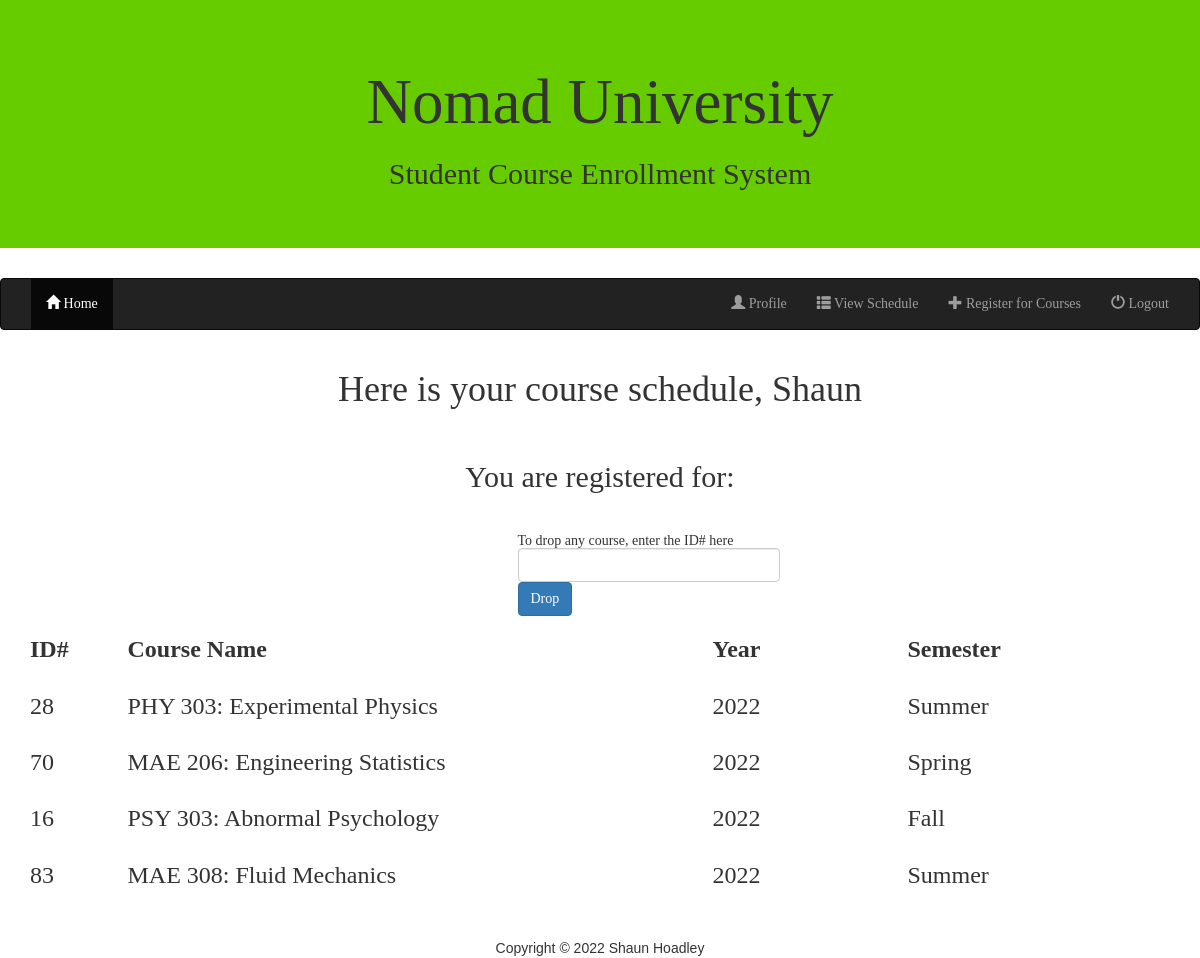
/viewSchedule.php (signed in), run on the app's committed database.
### tables this page shows
CREATE TABLE `offering` (
  `offering_id` int(10) NOT NULL,
  `course_id` int(10) NOT NULL,
  `year` year(4) NOT NULL,
  `semester` varchar(250) NOT NULL
);

CREATE TABLE `course` (
  `course_id` int(10) NOT NULL,
  `courseName` varchar(250) NOT NULL,
  `maxStudents` int(11) NOT NULL
);

### classes/dbh.classes.php (called while the page is built)
<?php
class Dbh {
    public function connect() {
        try {
            $username = "root";
            $password = "";
            $pdo = new PDO('mysql:host=localhost;dbname=cst499;charset=utf8mb4', $username, $password);
            $pdo->setAttribute(PDO::ATTR_ERRMODE, PDO::ERRMODE_EXCEPTION);
            $pdo->setAttribute(PDO::ATTR_DEFAULT_FETCH_MODE, PDO::FETCH_ASSOC);
            $pdo->setAttribute(PDO::ATTR_EMULATE_PREPARES, false);
            return $pdo;
        }
        catch (PDOException $e) {
            print "Error!: " . $e->getMessage() . "<br/>";
            die();
        }
    }
}

### viewSchedule.php (the view, shortened to what this page needs)
<?php
    include_once 'classes/dbh.classes.php'
?>
<!DOCTYPE html>
<html lang="en">
<head>
    <link rel="stylesheet" href="http://maxcdn.bootstrapcdn.com/bootstrap/3.3.6/css/bootstrap.min.css">
    <link rel="stylesheet" href="index.css">
</head>
<body>
    <?php include 'header.php';?>
    <div style='margin-bottom:60px' class="container text-center">
        <?php
            if(!isset($_SESSION['username'])) {
                echo "<h1>Course Schedule Page</h1>";
                echo "<h3>Please login or register</h3>";
            }
            else {
                echo "<h1>Here is your course schedule, ".$_SESSION['username']."</h1><br>";
                echo "<h2>You are registered for:</h2><br>";
                echo "<div class='row'><h5>";
                    echo "<form method='post'>";
                    echo "<div class='col-sm-5 text-left'></div>";
                    echo "<div class='col-sm-3 text-left'>";
                        echo "To drop any course, enter the ID# here <input type='text' class='form-control' id='drop' name='dropClass' autocomplete='off'><button type='submit' class='btn btn-primary' name='dropButton'>Drop</button></div>";
                    echo "</form></h5>";
                echo "</div>";
                echo "<div class='row'>";
                    echo "<div class='col-sm-1 text-left'>";
                        echo "<h3><strong>ID#</strong></h3>";
                    echo "</div>";
                    echo "<div class='col-sm-6 text-left'>";
                        echo "<h3><strong>Course Name</strong></h3>";
                    echo "</div>";
                    echo "<div class='col-sm-2 text-left'>";
                        echo "<h3><strong>Year</strong></h3>";
                    echo "</div>";
                    echo "<div class='col-sm-3 text-left'>";
                        echo "<h3><strong>Semester</strong></h3>";
                    echo "</div></div>";
                $courses = displayCourseSchedule($_SESSION['userId']);
            }
        ?>
    </div>
    <?php include_once 'footer.php';?>
</body>
</html>
<?php
    function displayCourseSchedule($userId) {
        $pdo = new Dbh;
        $sql =  "SELECT enrollment.users_id, offering.offering_id, course.courseName, offering.year, offering.semester
            FROM ((enrollment
                INNER JOIN offering ON enrollment.offering_id = offering.offering_id
                    AND enrollment.users_id = $userId)
                INNER JOIN course ON course.course_id = offering.course_id)";
        $stmt = $pdo->connect() -> prepare($sql);
        $stmt -> execute();
        $results = $stmt -> fetchAll();
        foreach($results as $row){
            $courses[] = array((string)$row['courseName'], (string)$row['year'], (string)$row['semester'], (string)$row['offering_id']);
            echo "<div class='row'>";
                echo "<div class='col-sm-1 text-left'>";
                    echo "<h3>".(string)$row['offering_id']."</h3>";
                echo "</div>";
                echo "<div class='col-sm-6 text-left'>";
                    echo "<h3>".(string)$row['courseName']."</h3>";
                echo "</div>";
                echo "<div class='col-sm-2 text-left'>";
                    echo "<h3>".(string)$row['year']."</h3>";
                echo "</div>";
                echo "<div class='col-sm-3 text-left'>";
                    echo "<h3>".(string)$row['semester']."</h3>";
                echo "</div>";
            echo "</div>";
        }
            return $courses;
    }
?>

### header.php (shortened to what this page needs)
<!DOCTYPE html>
<html lang="en">
<head>
    <link rel="stylesheet" href="http://maxcdn.bootstrapcdn.com/bootstrap/3.3.6/css/bootstrap.min.css">
</head>
<body style="font-family:Impact">
	<div class="jumbotron" style="background-color:#66cc00">
	    <div class="container text-center">
	        <h1>Nomad University</h1>
	        <h2>Student Course Enrollment System</h2>
	    </div>
	</div>
		<nav class="navbar navbar-inverse">
		    <div class="container-fluid">
		        <div class="collapse navbar-collapse" id="myNavbar">
		            <ul class="nav navbar-nav">
		                <li class="active"><a href="index.php"><span class="glyphicon glyphicon-home"></span> Home</a></li>
		            </ul>
		            <ul class="nav navbar-nav navbar-right">
						<?php
					        if(isset($_SESSION['username']))
					        {
					            echo '<li><a href="profile.php"><span class="glyphicon glyphicon-user"></span> Profile</a></li>';
					            echo '<li><a href="viewSchedule.php"><span class="glyphicon glyphicon-th-list"></span> View Schedule</a></li>';
					            echo '<li><a href="searchCourses.php"><span class="glyphicon glyphicon-plus"></span> Register for Courses</a></li>';
					            echo '<li><a href="includes/logout.inc.php"><span class="glyphicon glyphicon-off"></span> Logout</a></li>';
					        }
					        else
					        {
					            echo '<li><a href="login.php"><span class="glyphicon glyphicon-user"></span> Login</a></li>';
					            echo '<li><a href="registration.php"><span class="glyphicon glyphicon-pencil"></span> Registration</a></li>';
					        }
						?>
					</ul>
		        </div>
		    </div>
		</nav>
</body>
</html>

### footer.php (shortened to what this page needs)
<!DOCTYPE html>
<html lang="en">
<head>
    <link rel="stylesheet" href="http://maxcdn.bootstrapcdn.com/bootstrap/3.3.6/css/bootstrap.min.css">
</head>
<body>
<div class="navbar-fixed-bottom row-fluid">
    <div class="navbar-inner">
        <div style='font-family:sans-serif' class="container text-center">
            Copyright &#169 2022 Shaun Hoadley
        </div>
    </div>
</div>
</body>
</html>

### data on the page
offering: offering_id "28", course.courseName "PHY 303: Experimental Physics", year "2022", semester "Summer"
offering: offering_id "70", course.courseName "MAE 206: Engineering Statistics", year "2022", semester "Spring"
offering: offering_id "16", course.courseName "PSY 303: Abnormal Psychology", year "2022", semester "Fall"
offering: offering_id "83", course.courseName "MAE 308: Fluid Mechanics", year "2022", semester "Summer"

### other printed values
$_SESSION['username'] "Shaun"
